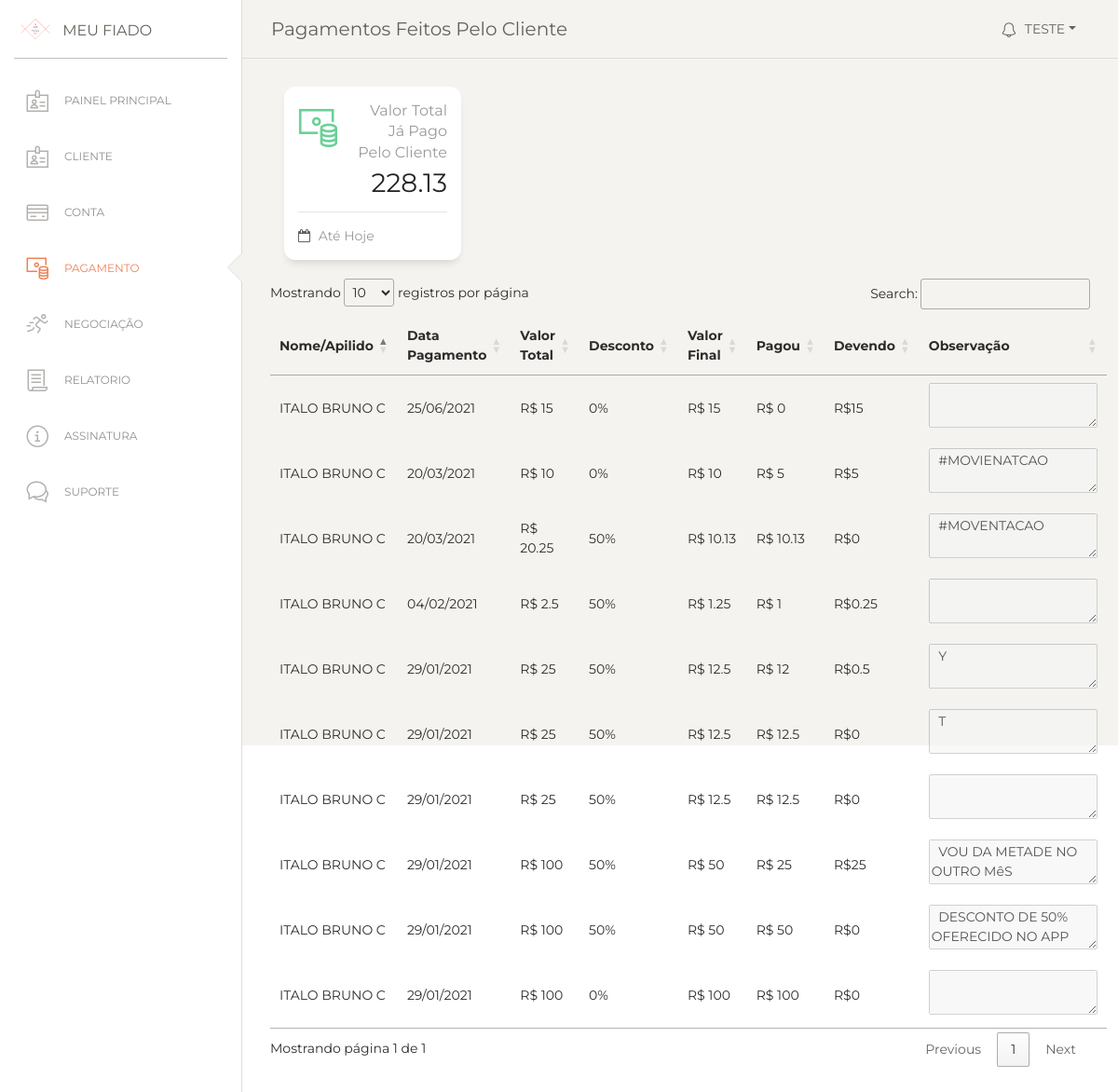
/consultar-pagamento-cliente.php?id=1 (signed in), run on the app's committed database.
### tables this page shows
CREATE TABLE `tb_cliente` (
  `id` int(11) NOT NULL AUTO_INCREMENT,
  `nome` varchar(100) DEFAULT NULL,
  `user` varchar(100) DEFAULT NULL,
  `senha` varchar(45) DEFAULT NULL,
  PRIMARY KEY (`id`)
);

CREATE TABLE `tb_pagamento_cliente` (
  `id` int(11) NOT NULL AUTO_INCREMENT,
  `data` date NOT NULL,
  `valor_pago` double NOT NULL,
  `observacao` varchar(45) DEFAULT NULL,
  `desconto` double DEFAULT NULL,
  `valor_final` double DEFAULT NULL,
  `faltou` varchar(1) DEFAULT NULL,
  `ficouDevendo` double unsigned DEFAULT NULL,
  `resgistro` timestamp NOT NULL DEFAULT CURRENT_TIMESTAMP,
  PRIMARY KEY (`id`)
);

### consultar-pagamento-cliente.php (the view, shortened to what this page needs)
<?php
include('conexao.php');
$id_estabelecimento=$_SESSION['id_user'];
$id_cliente = filter_input(INPUT_GET, 'id');
$saldo=0;
?>
<!doctype html>
<html lang="en">
<head>
   <link href="//cdn.datatables.net/1.10.15/css/jquery.dataTables.min.css" rel="stylesheet">
  <link href="https://maxcdn.bootstrapcdn.com/font-awesome/latest/css/font-awesome.min.css" rel="stylesheet">
  <link href="./assets/css/bootstrap.min.css" rel="stylesheet" />
  <link href="./assets/css/paper-dashboard.css?v=2.0.1" rel="stylesheet" />
  <link href="./assets/demo/demo.css" rel="stylesheet" />
</head>
<body class="">
  <div class="wrapper ">
    <div class="sidebar" data-color="white" data-active-color="danger">
      <div class="logo">
        <a href="https://www.creative-tim.com" class="simple-text logo-mini">
        <div class="logo-image-small">
            <img src="./assets/img/logo-small.png">
          </div>
        </a>
        <a href="https://www.creative-tim.com" class="simple-text logo-normal">
          Meu Fiado
        </a>
      </div>
      <div class="sidebar-wrapper">
         <ul class="nav">
          <li class=" ">
             <a href="painel_admin.php">
              <i class="nc-icon nc-badge"></i>
              <p>Painel Principal</p>
            </a>
          </li>
          <li>
            <a href="gerenciamento-cliente.php">
              <i class="nc-icon nc-badge"></i>
              <p> Cliente</p>
            </a>
          </li>
          <li>
            <a href="gerenciamento-conta.php">
              <i class="nc-icon nc-credit-card"></i>
              <p>Conta</p>
            </a>
          </li>
          <li class="active">
            <a href="gerenciamento-pagamento.php">
              <i class="nc-icon nc-money-coins"></i>
              <p>Pagamento</p>
            </a>
          </li>
          <li>
            <a href="gerenciamento-negociacao.php">
              <i class="nc-icon nc-user-run"></i>
              <p>Negociação</p>
            </a>
          </li>
          <li>
            <a href="gerenciamento-relatorio.php">
              <i class="nc-icon nc-paper"></i>
              <p>Relatorio</p>
            </a>
          </li>
          <li>
            <a href="javascript:;">
              <i class="nc-icon nc-alert-circle-i"></i>
              <p>Assinatura</p>
            </a>
          </li>
          <li>
            <a href="javascript:;">
              <i class="nc-icon nc-chat-33"></i>
              <p>Suporte</p>
            </a>
          </li>
        </ul>
      </div>
    </div>
    <div class="main-panel" style="height: 100vh;">
      <nav class="navbar navbar-expand-lg navbar-absolute fixed-top navbar-transparent">
        <div class="container-fluid">
          <div class="navbar-wrapper">
            <a class="navbar-brand" href="javascript:;">Pagamentos  feitos pelo Cliente</a>
          </div>
          <div class="collapse navbar-collapse justify-content-end" id="navigation">
            <ul class="navbar-nav">
              <li class="nav-item btn-rotate dropdown">
                <a class="nav-link dropdown-toggle" href="http://example.com" id="navbarDropdownMenuLink" data-toggle="dropdown" aria-haspopup="true" aria-expanded="false">
                  <i class="nc-icon nc-bell-55"></i>
                  <p>
                    <?php
                        echo $_SESSION['usuario']
                       ?>
                  </p>
                </a>
              </li>
            </ul>
          </div>
        </div>
      </nav>
<?php
$devendo=0;
    $query =" select * from tb_cliente as c   inner join tb_estabelecimento as e  inner join tb_estabelecimento_has_tb_cliente as ec on ec.tb_estabelecimento_id = e.id and ec.tb_cliente_id =c.id and e.id={$id_estabelecimento} inner join tb_pagamento_cliente_has_tb_cliente as pc on pc.tb_cliente_id =c.id
        inner join tb_pagamento_cliente as pcc on pcc.id=pc.tb_pagamento_cliente_id
        where c.id= {$id_cliente}
     ";
        $result = mysqli_query($conexao,$query);
        $row = mysqli_num_rows($result);
        if($row == '' ){
        }else{
    while($res_1=mysqli_fetch_array($result)){
      if($res_1["faltou"] ='V'){
        $devendo=$devendo+$res_1["ficouDevendo"];
      }
        $saldo= $saldo+$res_1["valor_final"];
}
$saldo=$saldo - $devendo;
}
 ?>
      <div class="content">
<div class="col-lg-3 col-md-6 col-sm-6">
            <div class="card card-stats">
              <div class="card-body ">
                <div class="row">
                  <div class="col-5 col-md-4">
                    <div class="icon-big text-center icon-warning">
                      <i class="nc-icon nc-money-coins text-success"></i>
                    </div>
                  </div>
                  <div class="col-7 col-md-8">
                    <div class="numbers">
                      <p class="card-category">Valor Total já Pago Pelo Cliente</p>
                      <p class="card-title"><?php echo $saldo ?><p>
                    </div>
                  </div>
                </div>
              </div>
              <div class="card-footer ">
                <hr>
                <div class="stats">
                  <i class="fa fa-calendar-o"></i>
                  Até Hoje
                </div>
              </div>
            </div>
          </div>
<?php
        $query ="select * from tb_cliente as c   inner join tb_estabelecimento as e  inner join tb_estabelecimento_has_tb_cliente as ec on ec.tb_estabelecimento_id = e.id and ec.tb_cliente_id =c.id and e.id={$id_estabelecimento} inner join tb_pagamento_cliente_has_tb_cliente as pc on pc.tb_cliente_id =c.id
        inner join tb_pagamento_cliente as pcc on pcc.id=pc.tb_pagamento_cliente_id
        where c.id= {$id_cliente} order by resgistro desc";
        $result = mysqli_query($conexao,$query);
        $row = mysqli_num_rows($result);
        if($row == '' ){
        }else{
      ?>
           <table id="minhaTabela">
    <thead>
      <tr>
        <th>Nome/Apilido</th>
        <th>Data Pagamento</th>
        <th>Valor Total</th>
        <th>Desconto</th>
        <th>Valor Final</th>
        <th>Pagou</th>
        <th>Devendo</th>
        <th>Observação</th>
      </tr>
    </thead>
    <tbody>
<?php
       while($res_1=mysqli_fetch_array($result)){
        $nome=$res_1["nome"];
        $dataPagamento=$res_1["data"];
        $total=$res_1["valor_pago"];
        $desconto=$res_1["desconto"];
        $valorFinal=$res_1["valor_final"];
        $ficouDevendo=$res_1["ficouDevendo"];
        $observacao=$res_1["observacao"];
        $pagou = $res_1["valor_final"] - $res_1["ficouDevendo"];
         ?>
      <tr>
        <td><?php echo $nome ?></td>
        <td><?php echo date('d/m/Y', strtotime($dataPagamento)); ?></td>
        <td>R$ <?php echo $total ?></td>
        <td><?php echo $desconto ?>%</td>
        <td>R$ <?php echo $valorFinal ?></td>
        <td>R$ <?php echo $pagou ?></td>
        <td><?php if ($ficouDevendo ==''){
         echo "R$ 0,00";
        } else{ echo 'R$'.$ficouDevendo;
         }?>
         </td>
         <td> <textarea name="desc_compra" disabled> <?php echo $observacao ?></textarea>  </td>
      </tr>
      <?php
          }
       ?>
    </tbody>
    <?php
          }
       ?>
  </table>
        </div>
      </div>
    </div>
</body>
</html>

### data on the page
tb_cliente: nome "ITALO BRUNO C", tb_pagamento_cliente.data "25/06/2021", tb_pagamento_cliente.valor_pago "15", tb_pagamento_cliente.desconto "0", tb_pagamento_cliente.valor_final "15", tb_pagamento_cliente.valor_final+ficouDevendo "0", tb_pagamento_cliente.ficouDevendo "15", tb_pagamento_cliente.data "20/03/2021", tb_pagamento_cliente.valor_pago "10", tb_pagamento_cliente.valor_final "10", tb_pagamento_cliente.ficouDevendo "5", desc_compra "#MOVIENATCAO", tb_pagamento_cliente.valor_pago "20.25", tb_pagamento_cliente.desconto "50", tb_pagamento_cliente.valor_final "10.13", tb_pagamento_cliente.ficouDevendo "0", desc_compra "#MOVENTACAO", tb_pagamento_cliente.data "04/02/2021", tb_pagamento_cliente.valor_pago "2.5", tb_pagamento_cliente.valor_final "1.25", tb_pagamento_cliente.valor_final+ficouDevendo "1", tb_pagamento_cliente.ficouDevendo "0.25", tb_pagamento_cliente.data "29/01/2021", tb_pagamento_cliente.valor_pago "25", tb_pagamento_cliente.valor_final "12.5", tb_pagamento_cliente.valor_final+ficouDevendo "12", tb_pagamento_cliente.ficouDevendo "0.5", desc_compra "Y", desc_compra "T", tb_pagamento_cliente.valor_pago "100", tb_pagamento_cliente.valor_final "50", tb_pagamento_cliente.ficouDevendo "25", desc_compra "VOU DA METADE NO OUTRO MêS", desc_compra "DESCONTO DE 50% OFERECIDO NO APP", tb_pagamento_cliente.valor_final "100"

### other printed values
$_SESSION['usuario'] "TESTE"
$saldo "228.13"
